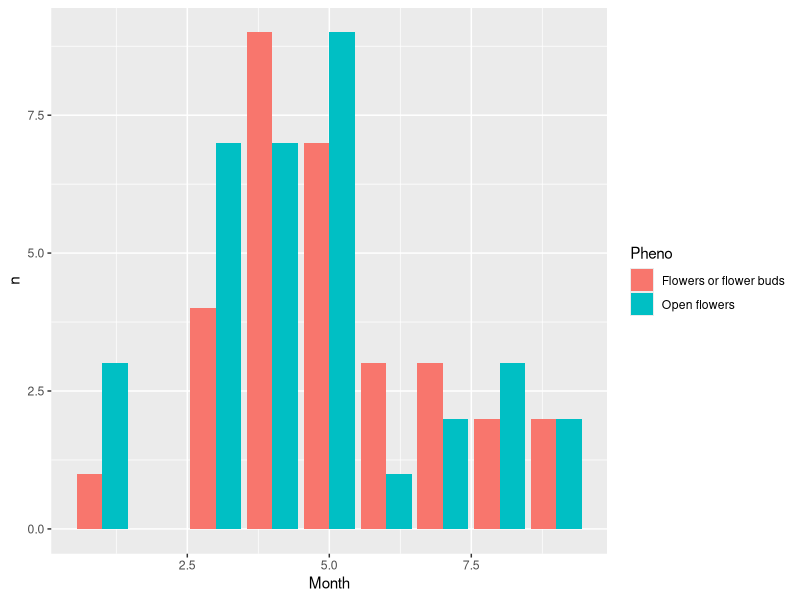

Write R code to recreate this figure. (Note: this script raises an error after producing the figure.)
## ---- chunk 1
knitr::opts_chunk$set(echo = TRUE)
## ---- chunk 2
library(tidyverse)
## ---- chunk 3
# NOTE: this data is untidy (i.e. in wide format, where each row represents three observations, not one)
pizza_data <- tribble(
  ~name,    ~'2017',   ~'2018',   ~'2019',
  "Sam",       25,        20,        16,
  "An",        20,        15,        11,
  "Allison",   18,        17,        10,
  "Julie",     19,        10,        14,
  "Jamie",     21,        13,        14
  )
## ---- chunk 4
tidy_pizza <- pizza_data %>% 
  gather('2017', '2018', '2019', key = "year", value = "pizzas_eaten")
## ---- chunk 5
ordered_names <- tidy_pizza %>% 
  arrange(name) # for descending alphabetical order, use "arrange(desc(names))"

ordered_num_pizzas <- tidy_pizza %>% 
  arrange(pizzas_eaten) # for descending order, use "arrange(-pizzas_eaten)"
## ---- chunk 6
sam_an <- tidy_pizza %>% 
  filter(name == "Sam" | name == "An") # "|" tells R to filter any observations that match "Sam" OR "An"
## ---- chunk 7
grouped_names <- tidy_pizza %>% 
  group_by(name) # notice that nothing appears to change when you view 'grouped_df.' See the summarize() function below for further example.
## ---- chunk 8
# use mutate() to coerce a variable to a different data type
name_as_factor <- tidy_pizza %>% 
  mutate(name = as.factor(name)) # you can check that this worked by viewing 'str(name_as_factor)'

# use mutate() to calculate a new value using existing observations and add this new value to a new column
pizzas_per_month <- tidy_pizza %>% 
  mutate(pizzas_per_month = pizzas_eaten/12)

# use mutate in conjunction with case_when to add a column based off existing observations
fav_pizza <- tidy_pizza %>% 
  mutate(
    fav_pizza = case_when(
      name == "Sam" ~ "Buffalo Chicken",
      name == "An" ~ "Pepperoni",
      name == "Allison" ~ "Cheese",
      name == "Julie" ~ "Margherita",
      name == "Jamie" ~ "Veggie"
    )
  )

# use mutate in conjunction with ifelse, where if the observation in the 'name' column matches "Sam," report "1". If not, report "0"
binary <- tidy_pizza %>% 
  mutate(binary = ifelse(name == "Sam", "1", "0")) 
## ---- chunk 9
pizza_eaten_vec <- tidy_pizza %>% 
  pull(pizzas_eaten)
## ---- chunk 10
renamed_pizzas <- tidy_pizza %>% 
  rename(total_pizzas = pizzas_eaten)
## ---- chunk 11
names_pizzas <- tidy_pizza %>% 
  select(name, pizzas_eaten)
## ---- chunk 12
# let's convert our 'tidy_data' back to wide format using spread()
back_to_wide <- tidy_pizza %>% 
  spread('year', 'pizzas_eaten')
## ---- chunk 13
pizza_summary <- tidy_pizza %>% 
  group_by(name) %>% 
  summarize(
    avg_pizzas = mean(pizzas_eaten), # feel free to substitute any summary stat function here!!
    max_pizza = max(pizzas_eaten),
    min_pizza = min(pizzas_eaten) # and add as many as you want to calculate!
  )
## ---- chunk 14
tallied_pizza <- tidy_pizza %>% 
  group_by(name) %>% 
  tally(pizzas_eaten)
## ---- chunk 15
library(tidyverse) # if you haven't loaded it already
library(here) # from the last R-Ladies Meetup!
#library(lubridate) # to work more easily with dates
## ---- chunk 16

pheno_data <- read_csv(here::here("data","phenometrics_data.csv"))

phenometrics_data <- read_csv(here::here("data","phenometrics_data.csv"))

## ---- chunk 17
head(phenometrics_data) # view first 10 rows of data
tail(phenometrics_data) # view last 10 rows of data
str(phenometrics_data) # view data structure of df
## ---- chunk 18
ca_pheno <- phenometrics_data %>% 
  filter(State == "CA")
## ---- chunk 19
select_columns <- ca_pheno %>% 
  select(1:4, Genus, Species, Common_Name, Phenophase_Description, Year, Month)
## ---- chunk 20
rename_columns <- select_columns %>% 
  rename(Pheno = Phenophase_Description)
## ---- chunk 21
unite_columns <- rename_columns %>% 
  unite("Genus_Species", Genus, Species)
## ---- chunk 22
remove_NA <- unite_columns %>% 
  drop_na(Year, Month)
## ---- chunk 23
jt_sn <- remove_NA %>% 
  filter(Genus_Species == "Yucca_brevifolia")

jt_cn <- remove_NA %>% 
  filter(Common_Name == "Joshua tree")
## ---- chunk 24
jt_summarize <- jt_sn %>% 
  group_by(Month, Pheno) %>% 
  summarize(sum = n())

jt_tally <- jt_sn %>% 
  group_by(Month, Pheno) %>% 
  tally()
## ---- chunk 25
relevel <- jt_tally %>% 
  mutate(Pheno = fct_relevel(Pheno, c("Flowers or flower buds", "Open flowers")))
## ---- chunk 26
ggplot(relevel, aes(x = Month, 
                       y = n, 
                       fill = Pheno)) +
  geom_col(position = "dodge")
## ---- chunk 27
ca_pheno <- pheno_data %>%
  select(1:5, Genus, Species, Common_Name, Phenophase_Description, year, month) %>% 
  filter(State == "CA")  %>% 
  rename(pheno = Phenophase_Description) %>% 
  unite("Genus_Species", Genus, Species, sep = "_", remove = TRUE)  %>% # merge genus and species into same column
  na_if(-9999) %>% 
  drop_na()
## ---- chunk 28
ca_pheno <- site_phenometrics_data %>%
  select(1:5, Genus, Species, Common_Name, Phenophase_Description, Mean_First_Yes_Year, Mean_First_Yes_DOY) %>%
  filter(State == "CA")  %>%
  rename(pheno = Phenophase_Description,
         year = Mean_First_Yes_Year,
         day = Mean_First_Yes_DOY) %>%
  na_if(-9999)

## ---- chunk 29

# data for just joshua trees
joshua_tree <- ca_pheno %>% 
  filter(Genus_Species == "Yucca_brevifolia") %>% 
  group_by(month, pheno) %>% 
  tally()

# column plot of joshua trees
joshua_tree_plot <- ggplot(joshua_tree, aes(x = month, y = n, fill = pheno, fct_relevel("Flowers or flower buds", "Open flowers", "Pollen release (flowers)"))) +
  geom_col(position = "dodge") # "dodge" creates separate columns for each pheno, rather than a stacked column

# data for just creosote bush
creosote_bush <- ca_pheno %>% 
  filter(Common_Name == "creosote bush") %>% 
  group_by(month, pheno) %>% 
  summarize( 
    total_counts = length(pheno) # same as tally!
  )

# column plot of creosote bushes
creosote_plot <- ggplot(creosote_bush, aes(x = month, y = total_counts, fill = pheno, fct_relevel("Flowers or flower buds", "Open flowers", "Pollen release (flowers)"))) +
  geom_col(position = "dodge") 
## ---- chunk 30
# add column to 'joshua_tree' with name; rename 'n' to 'total_counts' so that it matches 'creosote_bush'
joshua_tree_name <- joshua_tree %>% 
  mutate(species = "joshua tree") %>% 
  rename(total_counts = n)

# add column to 'creosote_bush' with name
creosote_bush_name <- creosote %>% 
  mutate(species = "creosote bush") 

# combine 'joshua_tree_name' and 'creosote_bush_name'
jt_cb <- bind_rows(joshua_tree_name, creosote_bush_name) %>% 
  group_by(species, pheno)

# plot
ggplot(jt_cb, aes(x = month, y = total_counts, color = species, shape = pheno)) +
  geom_point(size = 3) +
  geom_line()
